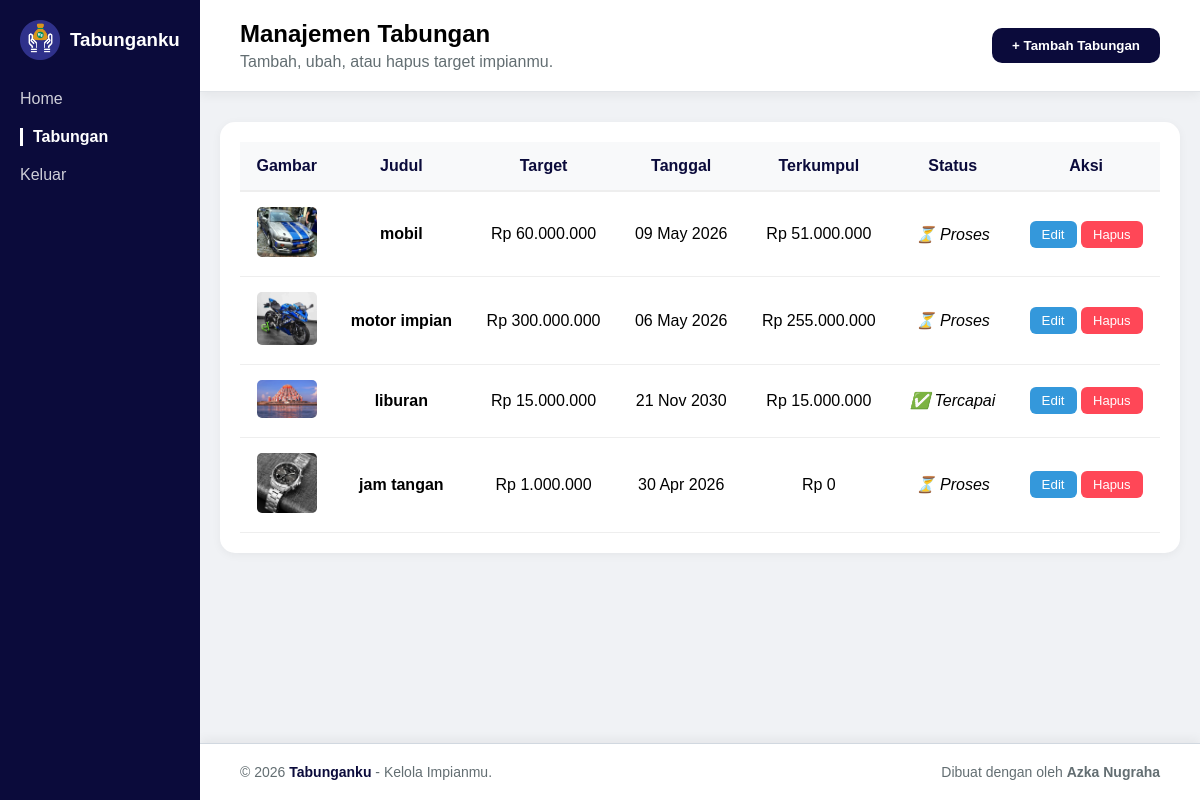
The app's page /tabungan.php (signed in) with its own data.
### tables this page shows
CREATE TABLE `tabungan` (
  `id` int(11) NOT NULL,
  `user_id` int(11) NOT NULL,
  `judul` varchar(100) NOT NULL,
  `foto` varchar(255) NOT NULL,
  `target_nominal` bigint(20) NOT NULL,
  `target_tanggal` date NOT NULL,
  `status` varchar(50) NOT NULL
);

### tabungan.php (the view, shortened to what this page needs)
<?php
include "config.php";
$id_user = $_SESSION['user'];
$data = mysqli_query($koneksi, "SELECT * FROM tabungan WHERE user_id='$id_user'");
?>
<!DOCTYPE html>
<html>
<head>
</head>
<body>
    <div class="sidebar">
        <div style="display: flex; align-items: center; gap: 10px; margin-bottom: 30px;">
            <img src="TABUNG.png" alt="Logo" style="width: 40px; height: 40px; object-fit: contain;">
            <h3 style="margin: 0; color: white;">Tabunganku</h3>
        </div>
        <a href="home.php">Home</a>
        <a href="tabungan.php" class="active">Tabungan</a>
        <a href="logout.php">Keluar</a>
    </div>
    <div class="main">
        <div class="header-user">
            <div>
                <h2 style="margin:0;">Manajemen Tabungan</h2>
                <p style="margin:5px 0 0 0; color: #636e72;">Tambah, ubah, atau hapus target impianmu.</p>
            </div>
            <button class="btn-tambah" onclick="openTambah()">+ Tambah Tabungan</button>
        </div>
        <div class="table-container">
            <table>
                <thead>
                    <tr>
                        <th>Gambar</th>
                        <th>Judul</th>
                        <th>Target</th>
                        <th>Tanggal</th>
                        <th>Terkumpul</th>
                        <th>Status</th>
                        <th>Aksi</th>
                    </tr>
                </thead>
                <tbody>
                    <?php while($t = mysqli_fetch_assoc($data)) {
                        $m = mysqli_query($koneksi,"SELECT SUM(nominal) as total FROM menabung WHERE tabungan_id=".$t['id']);
                        $d = mysqli_fetch_assoc($m);
                        $total = $d['total'] ?? 0;
                        $status = ($total >= $t['target_nominal']) ? "✅ Tercapai" : "⏳ Proses";
                    ?>
                    <tr>
                        <td><img src="uploads/<?= $t['foto'] ?>" width="60" style="border-radius: 5px;"></td>
                        <td><b><?= $t['judul'] ?></b></td>
                        <td>Rp <?= number_format($t['target_nominal'],0,',','.') ?></td>
                        <td><?= date('d M Y', strtotime($t['target_tanggal'])) ?></td>
                        <td>Rp <?= number_format($total,0,',','.') ?></td>
                        <td><i><?= $status ?></i></td>
                        <td>
                            <button class="btn-edit" onclick="openEdit('<?= $t['id'] ?>','<?= $t['judul'] ?>','<?= $t['target_nominal'] ?>','<?= $t['target_tanggal'] ?>')">Edit</button>
                            <a href="hapus_tabungan.php?id=<?= $t['id'] ?>" onclick="return confirm('Yakin mau hapus?')" class="btn-hapus">Hapus</a>
                        </td>
                    </tr>
                    <?php } ?>
                </tbody>
            </table>
        </div>
        <div class="footer">
            <div>&copy; 2026 <span style="color:#0b0b3b; font-weight:bold;">Tabunganku</span> - Kelola Impianmu.</div>
            <div>Dibuat dengan  oleh <b>Azka Nugraha</b></div>
        </div>
    </div>
</body>
</html>

### tabungan.php (style rules this page uses)
* { box-sizing: border-box; font-family: sans-serif; }
body { margin: 0; display: flex; background: #f0f2f5; min-height: 100vh; }
.sidebar { width: 200px; background: #0b0b3b; color: white; height: 100vh; position: fixed; padding: 20px; z-index: 100; }
.sidebar a { color: white; text-decoration: none; display: block; margin: 20px 0; opacity: 0.8; }
.sidebar a.active { opacity: 1; font-weight: bold; border-left: 3px solid #fff; padding-left: 10px; }
.main { margin-left: 200px; padding: 20px; width: calc(100% - 200px); display: flex; flex-direction: column; min-height: 100vh; }
.header-user { background: white; padding: 20px 40px; display: flex; justify-content: space-between; align-items: center; margin: -20px -20px 30px -20px; box-shadow: 0 4px 10px rgba(0, 0, 0, 0.05); border-bottom: 1px solid #e1e4e8; }
.btn-tambah { background: #0b0b3b; color: white; padding: 10px 20px; border: none; border-radius: 10px; cursor: pointer; font-weight: bold; }
.table-container { background: white; padding: 20px; border-radius: 15px; box-shadow: 0 2px 10px rgba(0,0,0,0.05); overflow-x: auto; }
table { width: 100%; border-collapse: collapse; }
th { background: #f8f9fa; padding: 15px; border-bottom: 2px solid #eee; text-align: center; color: #0b0b3b; }
td { padding: 15px; border-bottom: 1px solid #eee; text-align: center; }
.btn-edit { background: #3498db; color: white; border: none; padding: 6px 12px; border-radius: 6px; cursor: pointer; }
.btn-hapus { background: #ff4757; color: white; border: none; padding: 6px 12px; border-radius: 6px; cursor: pointer; text-decoration: none; font-size: 13px; }
.footer { background: white; padding: 20px 40px; display: flex; justify-content: space-between; align-items: center; margin: auto -20px -20px -20px; box-shadow: 0 -4px 10px rgba(0, 0, 0, 0.05); border-top: 1px solid #d1d8e0; color: #636e72; font-size: 14px; }

### records on screen
tabungan: foto (picture), judul "mobil", target_nominal "60.000.000", target_tanggal "09 May 2026", total "51.000.000", status "⏳ Proses"
tabungan: foto (picture), judul "motor impian", target_nominal "300.000.000", target_tanggal "06 May 2026", total "255.000.000", status "⏳ Proses"
tabungan: foto (picture), judul "liburan", target_nominal "15.000.000", target_tanggal "21 Nov 2030", total "15.000.000", status "✅ Tercapai"
tabungan: foto (picture), judul "jam tangan", target_nominal "1.000.000", target_tanggal "30 Apr 2026", total "0", status "⏳ Proses"
